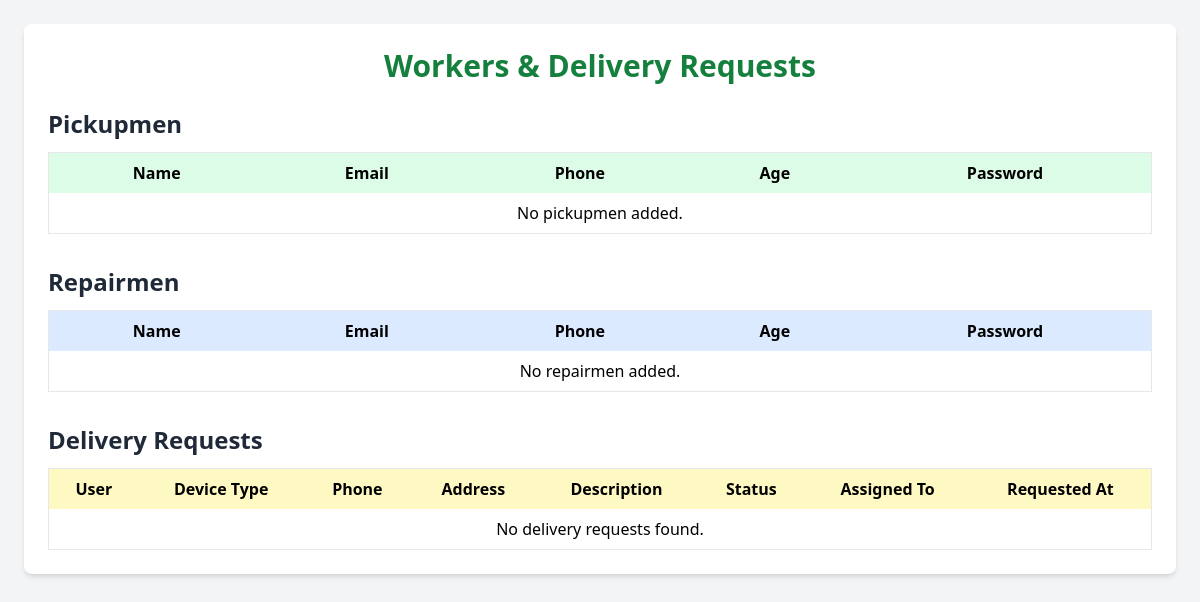
/workers_list/, run on an earlier commit of the app's database.
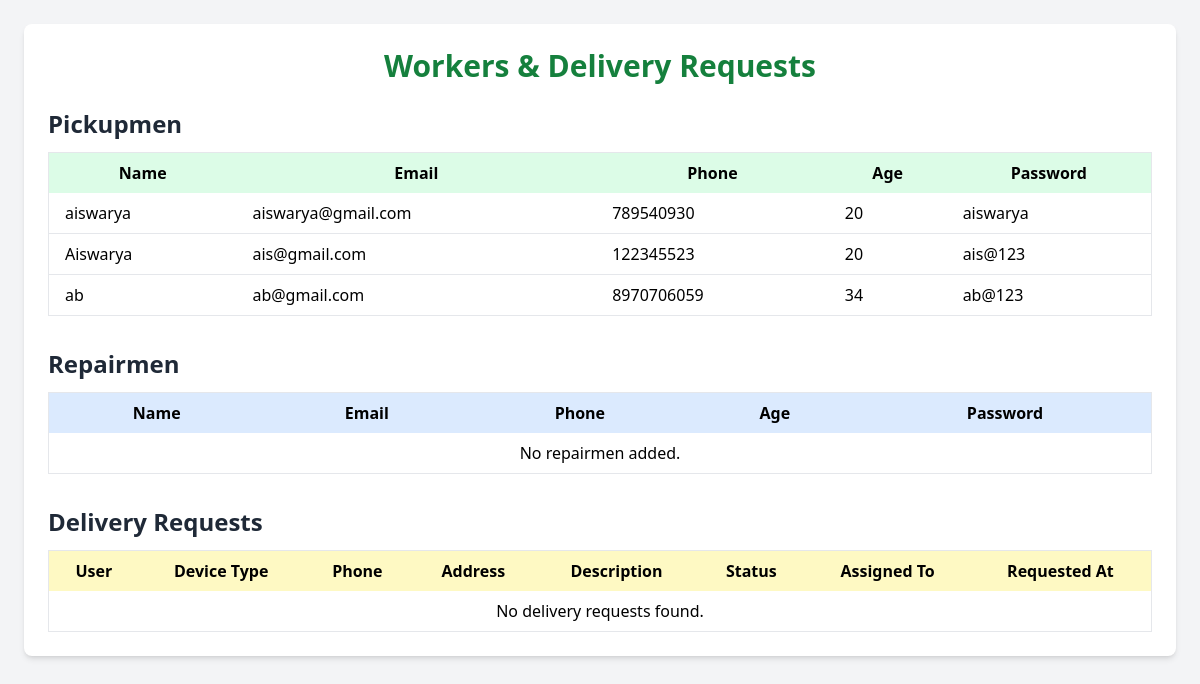
And on a later commit of the database.
### EcoSynth/models.py (models this page shows)
class pmreg(models.Model):
    name = models.CharField(max_length=100, default='No Name')  # temporarily add default
    age = models.IntegerField()
    email = models.EmailField(unique=True)
    phone = models.CharField(max_length=15, default='')   # ✅ add default
    address = models.TextField(default='')                # ✅ add default
    password = models.CharField(max_length=100, default='default123')
    image = models.FileField(upload_to='images/')

### EcoSynth/views.py (the view)
# urls.py: path('workers_list/', views.worker_list, name='worker_list'),
def worker_list(request):
    pickupmen = pmreg.objects.all()
    repairmen = rmreg.objects.all()
    deliveries = DeliveryRequest.objects.select_related('user', 'assigned_to').all()
    return render(request, 'worker_list.html', {
        'pickupmen': pickupmen,
        'repairmen': repairmen,
        'deliveries': deliveries
    })

### EcoSynth/templates/worker_list.html (shortened to what this page needs)
<!DOCTYPE html>
<html>
<head>
    <script src="https://cdn.tailwindcss.com"></script>
</head>
<body class="bg-gray-100 p-6">
    <div class="max-w-7xl mx-auto bg-white shadow-md rounded-lg p-6">
        <h1 class="text-3xl font-bold text-green-700 mb-6 text-center">Workers & Delivery Requests</h1>
        <h2 class="text-2xl font-semibold text-gray-800 mb-3">Pickupmen</h2>
        <table class="w-full table-auto mb-8 border">
            <thead>
                <tr class="bg-green-100">
                    <th class="px-4 py-2">Name</th>
                    <th class="px-4 py-2">Email</th>
                    <th class="px-4 py-2">Phone</th>
                    <th class="px-4 py-2">Age</th>
                    <th class="px-4 py-2">Password</th>
                </tr>
            </thead>
            <tbody>
                {% for person in pickupmen %}
                <tr class="border-b">
                    <td class="px-4 py-2">{{ person.name }}</td>
                    <td class="px-4 py-2">{{ person.email }}</td>
                    <td class="px-4 py-2">{{ person.phone }}</td>
                    <td class="px-4 py-2">{{ person.age }}</td>
                    <td class="px-4 py-2">{{ person.password }}</td>
                </tr>
                {% empty %}
                <tr><td colspan="5" class="px-4 py-2 text-center">No pickupmen added.</td></tr>
                {% endfor %}
            </tbody>
        </table>
        <h2 class="text-2xl font-semibold text-gray-800 mb-3">Repairmen</h2>
        <table class="w-full table-auto mb-8 border">
            <thead>
                <tr class="bg-blue-100">
                    <th class="px-4 py-2">Name</th>
                    <th class="px-4 py-2">Email</th>
                    <th class="px-4 py-2">Phone</th>
                    <th class="px-4 py-2">Age</th>
                    <th class="px-4 py-2">Password</th>
                </tr>
            </thead>
            <tbody>
                {% for person in repairmen %}
                <tr class="border-b">
                    <td class="px-4 py-2">{{ person.name }}</td>
                    <td class="px-4 py-2">{{ person.email }}</td>
                    <td class="px-4 py-2">{{ person.phone }}</td>
                    <td class="px-4 py-2">{{ person.age }}</td>
                    <td class="px-4 py-2">{{ person.password }}</td>
                </tr>
                {% empty %}
                <tr><td colspan="5" class="px-4 py-2 text-center">No repairmen added.</td></tr>
                {% endfor %}
            </tbody>
        </table>
        <h2 class="text-2xl font-semibold text-gray-800 mb-3">Delivery Requests</h2>
        <table class="w-full table-auto border">
            <thead>
                <tr class="bg-yellow-100">
                    <th class="px-4 py-2">User</th>
                    <th class="px-4 py-2">Device Type</th>
                    <th class="px-4 py-2">Phone</th>
                    <th class="px-4 py-2">Address</th>
                    <th class="px-4 py-2">Description</th>
                    <th class="px-4 py-2">Status</th>
                    <th class="px-4 py-2">Assigned To</th>
                    <th class="px-4 py-2">Requested At</th>
                </tr>
            </thead>
            <tbody>
                {% for delivery in deliveries %}
                <tr class="border-b">
                    <td class="px-4 py-2">{{ delivery.user.name }}</td>
                    <td class="px-4 py-2">{{ delivery.device_type }}</td>
                    <td class="px-4 py-2">{{ delivery.phone }}</td>
                    <td class="px-4 py-2">{{ delivery.address }}</td>
                    <td class="px-4 py-2">{{ delivery.description }}</td>
                    <td class="px-4 py-2">{{ delivery.status }}</td>
                    <td class="px-4 py-2">
                        {% if delivery.assigned_to %}
                            {{ delivery.assigned_to.name }}
                        {% else %}
                            Not Assigned
                        {% endif %}
                    </td>
                    <td class="px-4 py-2">{{ delivery.requested_at|date:"Y-m-d H:i" }}</td>
                </tr>
                {% empty %}
                <tr><td colspan="8" class="px-4 py-2 text-center">No delivery requests found.</td></tr>
                {% endfor %}
            </tbody>
        </table>
    </div>
</body>
</html>

What changed in the data, as far as the page shows it:
added pmreg: name "aiswarya", email "aiswarya@gmail.com", phone "789540930", age "20", password "aiswarya"
added pmreg: name "Aiswarya", email "ais@gmail.com", phone "122345523", age "20", password "ais@123"
added pmreg: name "ab", email "ab@gmail.com", phone "8970706059", age "34", password "ab@123"
Also different on the page:
text no longer shown: "No pickupmen added."
